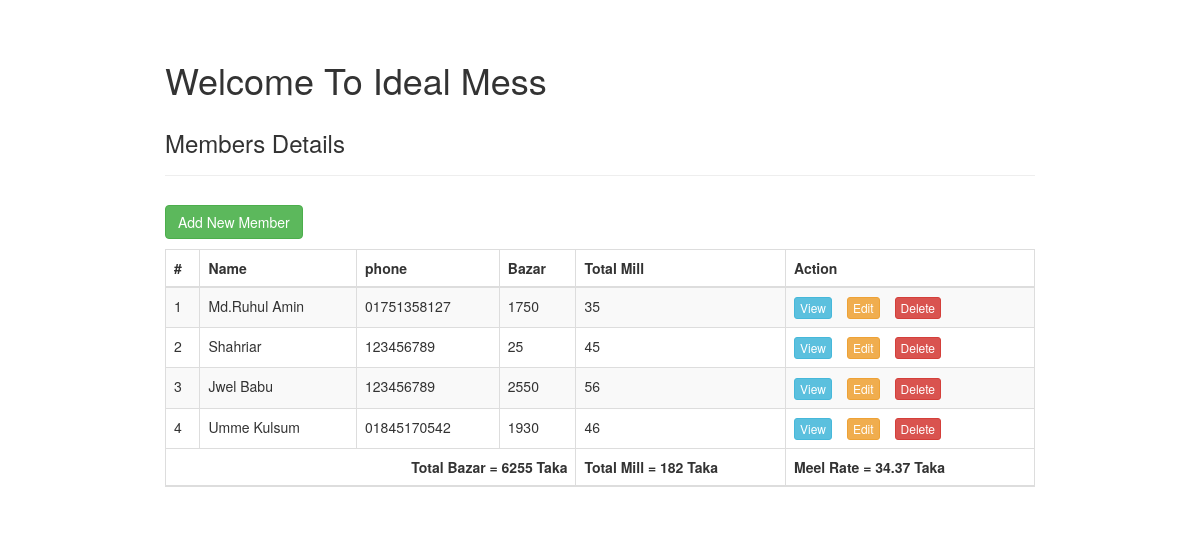
The page / on the database its author committed.
### tables this page shows
CREATE TABLE `member` (
  `id` int(11) NOT NULL,
  `name` varchar(50) NOT NULL,
  `phone` varchar(50) NOT NULL,
  `bazar` varchar(50) NOT NULL,
  `total_meel` varchar(50) NOT NULL
);

### index.php (the view, shortened to what this page needs)
<!DOCTYPE html>
<html lang="en">
<head>
    <link rel="stylesheet" href="assets/bootstrap.css">
</head>
<body>
    <div class="wrapper">
        <div class="container-fluid">
            <div class="row">
                <div class="col-md-12">
                    <div class="page-header clearfix">
                        <h1>Welcome To Ideal Mess</h1>
                        <h3 class="pull-left">Members Details</h3>
                    </div>
                    <h1><a href="create.php" class="btn btn-success">Add New Member</a></h1>
                    <?php
                    require_once "config.php";
                    $sql = "SELECT * FROM member";
                    if($result = mysqli_query($link, $sql)){
                        if(mysqli_num_rows($result) > 0){
                            echo "<table class='table table-bordered table-striped'>";
                                echo "<thead>";
                                    echo "<tr>";
                                        echo "<th>#</th>";
                                        echo "<th>Name</th>";
                                        echo "<th>phone</th>";
                                        echo "<th>Bazar</th>";
                                        echo "<th>Total Mill</th>";
                                        echo "<th>Action</th>";
                                    echo "</tr>";
                                echo "</thead>";
                                echo "<tbody>";
                                $sl = 1;
                                $total_bazar = 0;
                                $grand_total_meel = 0;
                                while($row = mysqli_fetch_array($result)){
                                    echo "<tr>";
                                        echo "<td>" . $sl++ . "</td>";
                                        echo "<td>" . $row['name'] . "</td>";
                                        echo "<td>" . $row['phone'] . "</td>";
                                        echo "<td>" . $row['bazar'] . "</td>";
                                        echo "<td>" . $row['total_meel'] . "</td>";
                                        echo "<td>";
                                            echo "<a class='btn btn-xs btn-info' href='read.php?id=". $row['id'] ."' title='View Record' data-toggle='tooltip'> View</a>";
                                            echo "<a class='btn btn-xs btn-warning' href='update.php?id=". $row['id'] ."' title='Update Record' data-toggle='tooltip'> Edit</a>";
                                            echo "<a class='btn btn-xs btn-danger' href='delete.php?id=". $row['id'] ."' title='Delete Record' data-toggle='tooltip'> Delete</a>";
                                        echo "</td>";
                                    echo "</tr>";
                                    $total_bazar = $total_bazar+$row['bazar'];
                                    $grand_total_meel = $grand_total_meel + $row['total_meel'];
                                    $meel_rate = $total_bazar/$grand_total_meel;
                                    $meel_rate = round($meel_rate,2);
                                }
                                echo "</tbody>";
                                echo "<thead>";
                                    echo "<tr>";
                                        echo "<th style='text-align:right' colspan='4'>Total Bazar = $total_bazar Taka</th>";
                                        echo "<th colspan='1'>Total Mill = $grand_total_meel Taka</th>";
                                        echo "<th colspan='1'>Meel Rate = $meel_rate Taka</th>";
                                    echo "</tr>";
                                echo "</thead>";
                            echo "</table>";
                        } else{
                            echo "<p class='lead'><em>No records were found.</em></p>";
                        }
                    } else{
                        echo "ERROR: Could not able to execute $sql. " . mysqli_error($link);
                    }
                    ?>
                </div>
            </div>
        </div>
    </div>
</body>
</html>

### index.php (style rules this page uses)
.wrapper { width: 900px; margin: 0 auto; }
table tr td:last-child a { margin-right: 15px; }

### rows shown on the page
member: name "Md.Ruhul Amin", phone "01751358127", bazar "1750", total_meel "35"
member: name "Shahriar", phone "123456789", bazar "25", total_meel "45"
member: name "Jwel Babu", phone "123456789", bazar "2550", total_meel "56"
member: name "Umme Kulsum", phone "01845170542", bazar "1930", total_meel "46"

### other values the page prints
$total_bazar "6255"
$grand_total_meel "182"
$meel_rate "34.37"
